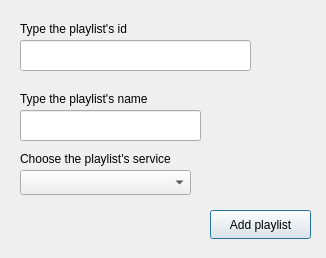
<?xml version="1.0" encoding="UTF-8"?>
<ui version="4.0">
 <class>Dialog</class>
 <widget class="QDialog" name="Dialog">
  <property name="geometry">
   <rect>
    <x>0</x>
    <y>0</y>
    <width>326</width>
    <height>258</height>
   </rect>
  </property>
  <property name="windowTitle">
   <string>Dialog</string>
  </property>
  <widget class="QLabel" name="label">
   <property name="geometry">
    <rect>
     <x>20</x>
     <y>20</y>
     <width>211</width>
     <height>17</height>
    </rect>
   </property>
   <property name="text">
    <string>Type the playlist's id</string>
   </property>
  </widget>
  <widget class="QLabel" name="label_2">
   <property name="geometry">
    <rect>
     <x>20</x>
     <y>150</y>
     <width>231</width>
     <height>17</height>
    </rect>
   </property>
   <property name="text">
    <string>Choose the playlist's service</string>
   </property>
  </widget>
  <widget class="QLineEdit" name="lineEdit">
   <property name="geometry">
    <rect>
     <x>20</x>
     <y>40</y>
     <width>231</width>
     <height>31</height>
    </rect>
   </property>
   <property name="text">
    <string/>
   </property>
  </widget>
  <widget class="QComboBox" name="comboBox">
   <property name="geometry">
    <rect>
     <x>20</x>
     <y>170</y>
     <width>171</width>
     <height>25</height>
    </rect>
   </property>
   <property name="editable">
    <bool>false</bool>
   </property>
   <property name="currentText" stdset="0">
    <string extracomment="--seleccionar--"/>
   </property>
  </widget>
  <widget class="QPushButton" name="pushButton">
   <property name="geometry">
    <rect>
     <x>210</x>
     <y>210</y>
     <width>101</width>
     <height>29</height>
    </rect>
   </property>
   <property name="text">
    <string>Add playlist</string>
   </property>
  </widget>
  <widget class="QLabel" name="label_3">
   <property name="geometry">
    <rect>
     <x>20</x>
     <y>90</y>
     <width>211</width>
     <height>17</height>
    </rect>
   </property>
   <property name="text">
    <string>Type the playlist's name</string>
   </property>
  </widget>
  <widget class="QLineEdit" name="lineEdit_2">
   <property name="geometry">
    <rect>
     <x>20</x>
     <y>110</y>
     <width>181</width>
     <height>31</height>
    </rect>
   </property>
   <property name="text">
    <string/>
   </property>
  </widget>
  <zorder>label</zorder>
  <zorder>lineEdit</zorder>
  <zorder>comboBox</zorder>
  <zorder>pushButton</zorder>
  <zorder>label_2</zorder>
  <zorder>label_3</zorder>
  <zorder>lineEdit_2</zorder>
 </widget>
 <resources/>
 <connections/>
</ui>
